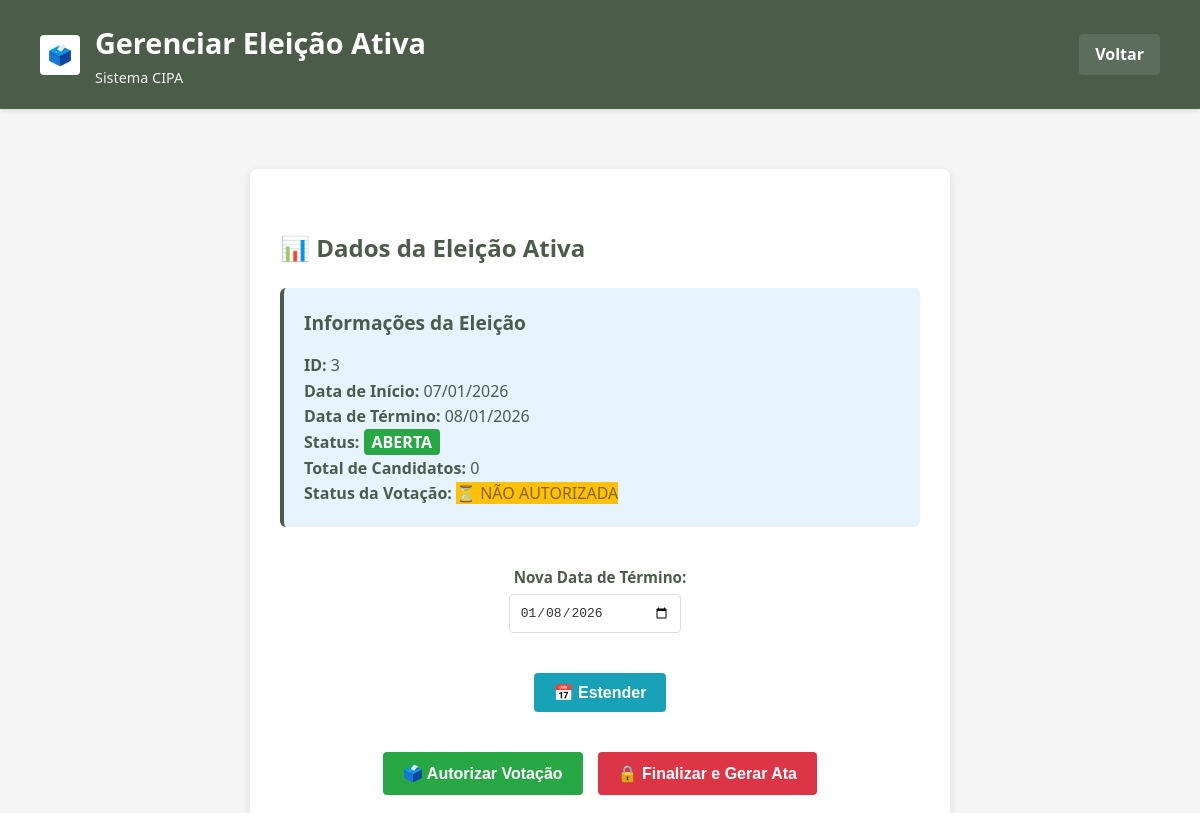
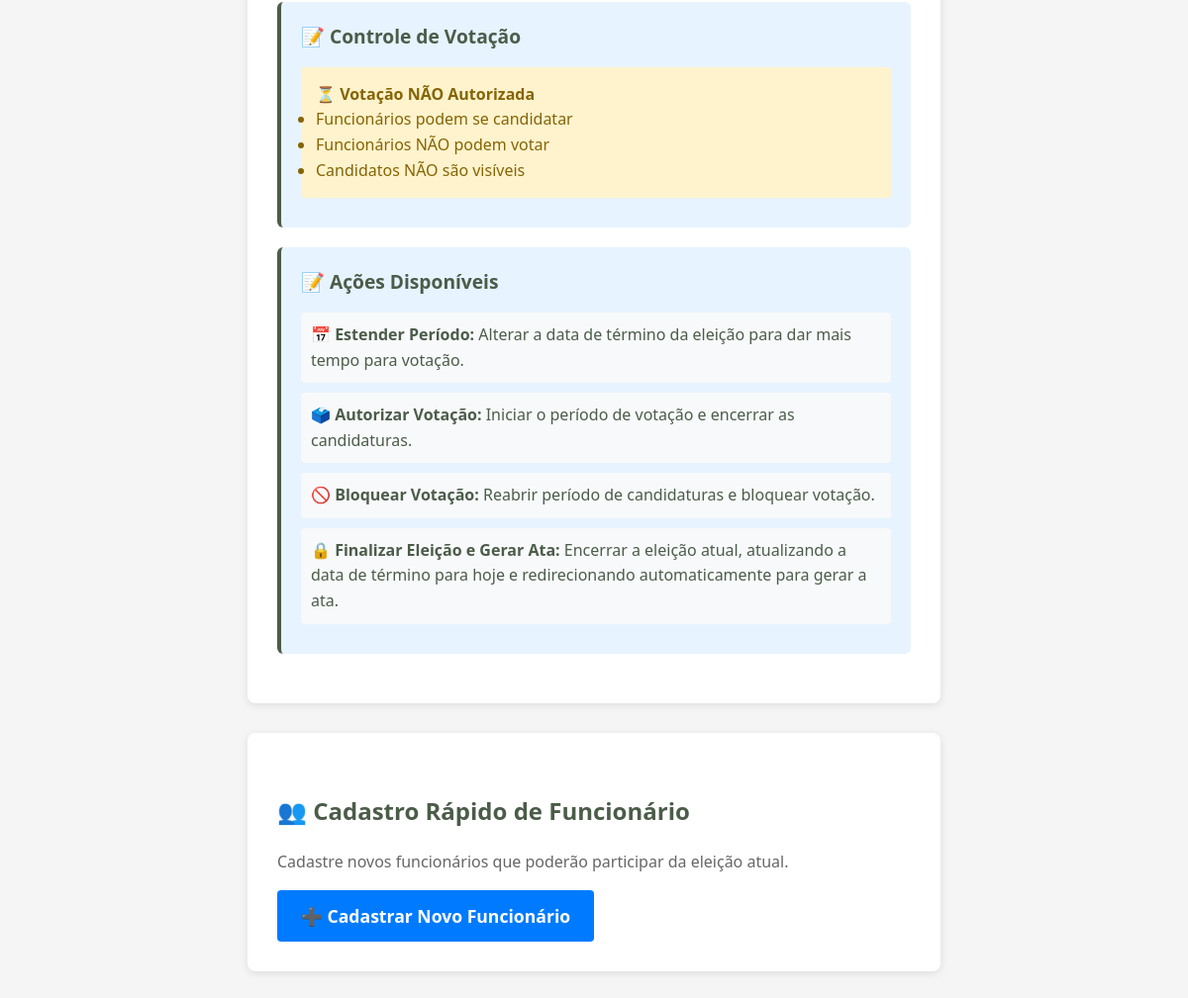
/code/cipa_t1/eleicao/gerenciar (signed in), run on the app's committed database (2 pictures, top to bottom).
### tables this page shows
CREATE TABLE eleicao (
  id_eleicao INT NOT NULL AUTO_INCREMENT,
  data_inicio_eleicao DATE,
  data_fim_eleicao DATE,
  status_eleicao VARCHAR(100),
  documento_fk INT NOT NULL,
  PRIMARY KEY (id_eleicao),
  FOREIGN KEY (documento_fk) REFERENCES documento(id_documento) ON DELETE CASCADE
);

### index.php (called while the page is built, shortened)
<?php
    include "./routes.php";
?>

### repositories/EleicaoDAO.php (called while the page is built, shortened)
<?php
require_once __DIR__ . "/../utils/Conexao.php";
class EleicaoDAO extends Conexao {
    private ?PDO $db;
    public function __construct() {
        $this->db = $this::pegarConexao();
    }
        public function buscarEleicaoAtivaComStatusVotacao() {
            try {
                $sql = "SELECT e.*, d.titulo_documento,
                        COUNT(DISTINCT c.id_candidato) as total_candidatos
                        FROM eleicao e
                        INNER JOIN documento d ON e.documento_fk = d.id_documento
                        LEFT JOIN candidato c ON e.id_eleicao = c.eleicao_fk
                        WHERE e.status_eleicao = 'ABERTA'
                        GROUP BY e.id_eleicao, d.titulo_documento
                        LIMIT 1";
                $stmt = $this->db->prepare($sql);
                $stmt->execute();
                return $stmt->fetch(PDO::FETCH_ASSOC) ?: null;
            } catch (PDOException $e) {
                error_log("Erro ao buscar eleição ativa com status: " . $e->getMessage());
                return null;
            }
        }
    }
?>

### utils/Conexao.php (called while the page is built)
<?php
    abstract class Conexao {
        private static ?PDO $pdo = null;
        public static function pegarConexao() {
            try {
                $dsn = "mysql:host=127.0.0.1;dbname=cipa_t1;port=3307";
                $user = "root";
                $password = "";
                self::$pdo = new PDO($dsn, $user, $password);
                return self::$pdo;
            } catch(PDOException $e) {
                echo("ERRO em conexao: " . $e->getMessage());
                return null;
            }
        }
    }
?>

### views/eleicao/gerenciar.php (the view, shortened to what this page needs)
<?php
    $eleicaoAtiva = $_SESSION["eleicao_ativa"] ?? null;
?>
<!DOCTYPE html>
<html lang="pt-BR">
<head>
    <link rel="stylesheet" href="/code/cipa_t1/css/style.css">
</head>
<body>
    <div class="header">
        <div class="header-icon">🗳️</div>
        <div class="header-title">
            <h1>Gerenciar Eleição Ativa</h1>
            <p>Sistema CIPA</p>
        </div>
        <div class="header-actions">
            <a href="/code/cipa_t1/home" class="btn-link">Voltar</a>
        </div>
    </div>
    <div class="container">
        <?php if ($eleicaoAtiva && is_array($eleicaoAtiva)): ?>
            <div class="form-container">
                <h2>📊 Dados da Eleição Ativa</h2>
                <div class="info-box">
                    <h3>Informações da Eleição</h3>
                    <p><strong>ID:</strong> <?php echo htmlspecialchars($eleicaoAtiva['id_eleicao'] ?? 'N/A'); ?></p>
                    <p><strong>Data de Início:</strong> <?php echo ($eleicaoAtiva['data_inicio_eleicao'] ?? null) ? date('d/m/Y', strtotime($eleicaoAtiva['data_inicio_eleicao'])) : 'N/A'; ?></p>
                    <p><strong>Data de Término:</strong> <?php echo ($eleicaoAtiva['data_fim_eleicao'] ?? null) ? date('d/m/Y', strtotime($eleicaoAtiva['data_fim_eleicao'])) : 'N/A'; ?></p>
                    <p><strong>Status:</strong> <span class="status-ativo"><?php echo htmlspecialchars($eleicaoAtiva['status_eleicao'] ?? 'N/A'); ?></span></p>
                    <p><strong>Total de Candidatos:</strong> <?php echo htmlspecialchars($eleicaoAtiva['total_candidatos'] ?? '0'); ?></p>
                    <p><strong>Status da Votação:</strong>
                        <?php if (($eleicaoAtiva['votacao_autorizada'] ?? 0) == 1): ?>
                            <span class="status-ativo" style="background: #28a745;">✅ AUTORIZADA</span>
                        <?php else: ?>
                            <span class="status-inativo" style="background: #ffc107; color: #856404;">⏳ NÃO AUTORIZADA</span>
                        <?php endif; ?>
                    </p>
                </div>
                <div class="action-buttons" style="display: flex; flex-wrap: wrap; gap: 15px; align-items: center; justify-content: center; margin-top: 20px;flex-direction:column;">
                    <div style="display:flex;flex-direction:column; justify-content: center;align-items: center;flex : 1; min-width: 300px;">
                        <form method="POST" action="/code/cipa_t1/eleicao/estender">
                            <label for="novaDataFim" style="display: block; margin-bottom: 5px; font-weight: bold;">Nova Data de Término:</label>
                            <div style="display: flex;flex-direction:column; gap: 10px; align-items: center; justify-content: space-between;">
                                <input type="date" id="novaDataFim" name="novaDataFim"
                                       min="<?php echo date('Y-m-d'); ?>"
                                       value="<?php echo ($eleicaoAtiva['data_fim_eleicao'] ?? null) ? date('Y-m-d', strtotime($eleicaoAtiva['data_fim_eleicao'])) : date('Y-m-d'); ?>"
                                       required
                                       style="flex: 1; padding: 10px; border: 1px solid #ddd; border-radius: 4px;">
                                <button type="submit" class="btn-link" style="background-color: #17a2b8; color: white; padding: 10px 20px; border: none; border-radius: 4px; cursor: pointer; font-weight: bold; white-space: nowrap;">
                                    📅 Estender
                                </button>
                            </div>
                        </form>
                    </div>
                    <div style="display: flex; gap: 15px; flex-wrap: wrap; align-items: center;">
                        <?php if (($eleicaoAtiva['votacao_autorizada'] ?? 0) == 0): ?>
                            <form method="POST" action="/code/cipa_t1/eleicao/autorizar-votacao">
                                <button type="submit" class="btn-link" style="background-color: #28a745; color: white; padding: 12px 20px; border: none; border-radius: 4px; cursor: pointer; font-weight: bold; white-space: nowrap;"
                                        onclick="return confirm('Tem certeza que deseja autorizar a votação? Isso encerrará o período de candidaturas e liberará a votação para todos os funcionários!')">
                                    🗳️ Autorizar Votação
                                </button>
                            </form>
                        <?php endif; ?>
                        <form method="POST" action="/code/cipa_t1/eleicao/finalizar">
                            <button type="submit" class="btn-link" style="background-color: #dc3545; color: white; padding: 12px 20px; border: none; border-radius: 4px; cursor: pointer; font-weight: bold; white-space: nowrap;"
                                    onclick="return confirm('Tem certeza que deseja finalizar esta eleição? A data de término será atualizada para hoje e você será redirecionado para gerar a ata!')">
                                🔒 Finalizar e Gerar Ata
                            </button>
                        </form>
                    </div>
                </div>
                <div class="info-box" style="margin-top: 20px;">
                    <h3>📝 Controle de Votação</h3>
                    <div style="background: <?php echo (($eleicaoAtiva['votacao_autorizada'] ?? 0) == 1) ? '#d4edda' : '#fff3cd'; ?>; padding: 15px; border-radius: 4px; margin: 10px 0;">
                        <?php if (($eleicaoAtiva['votacao_autorizada'] ?? 0) == 0): ?>
                            <h4 style="color: #856404; margin-top: 0;">⏳ Votação NÃO Autorizada</h4>
                            <ul style="color: #856404;">
                                <li>Funcionários podem se candidatar</li>
                                <li>Funcionários NÃO podem votar</li>
                                <li>Candidatos NÃO são visíveis</li>
                            </ul>
                        <?php endif; ?>
                    </div>
                </div>
                <div class="info-box" style="margin-top: 20px;">
                    <h3>📝 Ações Disponíveis</h3>
                    <ul style="list-style: none; padding: 0;">
                        <li style="margin: 10px 0; padding: 10px; background: #f8f9fa; border-radius: 4px;">
                            <strong>📅 Estender Período:</strong> Alterar a data de término da eleição para dar mais tempo para votação.
                        </li>
                        <li style="margin: 10px 0; padding: 10px; background: #f8f9fa; border-radius: 4px;">
                            <strong>🗳️ Autorizar Votação:</strong> Iniciar o período de votação e encerrar as candidaturas.
                        </li>
                        <li style="margin: 10px 0; padding: 10px; background: #f8f9fa; border-radius: 4px;">
                            <strong>🚫 Bloquear Votação:</strong> Reabrir período de candidaturas e bloquear votação.
                        </li>
                        <li style="margin: 10px 0; padding: 10px; background: #f8f9fa; border-radius: 4px;">
                            <strong>🔒 Finalizar Eleição e Gerar Ata:</strong> Encerrar a eleição atual, atualizando a data de término para hoje e redirecionando automaticamente para gerar a ata.
                        </li>
                    </ul>
                </div>
            </div>
            <div class="form-container" style="margin-top: 30px;">
                <h2>👥 Cadastro Rápido de Funcionário</h2>
                <p style="margin-bottom: 15px; color: #666;">
                    Cadastre novos funcionários que poderão participar da eleição atual.
                </p>
                <a href="/code/cipa_t1/funcionario/cadastrar" class="btn-link" style="background-color: #007bff; color: white; font-size: 1.1em; padding: 12px 24px; border: none; border-radius: 4px; text-decoration: none; display: inline-block; font-weight: bold;">
                    ➕ Cadastrar Novo Funcionário
                </a>
            </div>
        <?php endif; ?>
    </div>
</body>
</html>

### css/style.css (style rules this page uses)
* { margin: 0; padding: 0; box-sizing: border-box; }
body { background-color: #f5f5f5; color: #4b5c49; font-family: 'Segoe UI', Tahoma, Geneva, Verdana, sans-serif; min-height: 100vh; line-height: 1.6; }
.header { background-color: #4b5c49; color: white; padding: 20px 40px; box-shadow: 0 2px 4px rgba(0,0,0,0.1); display: flex; align-items: center; gap: 15px; }
.header-icon { width: 40px; height: 40px; background-color: white; border-radius: 4px; display: flex; align-items: center; justify-content: center; color: #f1c21a; font-weight: bold; font-size: 20px; }
.header-title { flex: 1; }
.header-title h1 { color: white; font-size: 1.8em; margin: 0; }
.header-title p { color: rgba(255,255,255,0.9); font-size: 0.9em; margin: 0; }
.header-actions { display: flex; gap: 10px; align-items: center; }
.header-actions a { color: white; text-decoration: none; padding: 8px 16px; border-radius: 4px; background-color: rgba(255,255,255,0.1); transition: background-color 0.3s; }
.container { max-width: 1200px; margin: 0 auto; padding: 30px 20px; }
.form-container { background-color: white; border-radius: 8px; padding: 30px; max-width: 700px; margin: 30px auto; box-shadow: 0 2px 8px rgba(0,0,0,0.1); }
form { background-color: transparent; padding: 0; border-radius: 0; max-width: 100%; margin: 0; box-shadow: none; }
label { display: block; margin-top: 18px; margin-bottom: 6px; color: #333; font-weight: 600; font-size: 0.95em; }
input[type="text"], input[type="email"], input[type="password"], input[type="tel"], input[type="date"], input[type="file"], select, textarea { width: 100%; padding: 12px; margin-bottom: 5px; border: 1px solid #ddd; border-radius: 6px; background-color: #fff; color: #333; font-size: 1em; transition: border-color 0.3s; }
button[type="submit"], button { background-color: #4b5c49; color: white; padding: 12px 30px; border: none; border-radius: 6px; font-size: 1em; font-weight: 600; cursor: pointer; margin-top: 25px; transition: background-color 0.3s; }
a { color: #4b5c49; text-decoration: none; font-weight: 500; transition: color 0.3s; }
.btn-link { display: inline-block; padding: 10px 20px; background-color: #4b5c49; color: white; border-radius: 6px; text-decoration: none; font-weight: 600; transition: background-color 0.3s; }
.action-buttons { display: flex; gap: 15px; margin: 20px 0; justify-content: center; }
h2 { color: #4b5c49; margin: 30px 0 20px 0; font-size: 1.5em; }
h3 { color: #4b5c49; margin: 20px 0 15px 0; font-size: 1.2em; }
.info-box { background-color: #e7f3ff; border-left: 4px solid #4b5c49; padding: 20px; border-radius: 6px; margin: 20px 0; }
.info-box h3 { margin-top: 0; color: #4b5c49; }
.action-buttons { display: flex; flex-wrap: wrap; gap: 15px; margin-top: 20px; align-items: center; }
.action-buttons form { display: inline-block; }
.action-buttons label { display: block; margin-bottom: 8px; font-weight: bold; color: #4b5c49; }
.action-buttons input[type="date"] { padding: 8px 12px; border: 1px solid #ddd; border-radius: 4px; margin-right: 10px; min-width: 150px; }
.status-ativo { background-color: #28a745; color: white; padding: 2px 8px; border-radius: 4px; font-weight: bold; }

### data on the page
eleicao: id_eleicao "3", data_inicio_eleicao "07/01/2026", data_fim_eleicao "08/01/2026", status_eleicao "ABERTA", novaDataFim "01/08/2026"

### other printed values
$eleicaoAtiva['total_candidatos'] "0"
